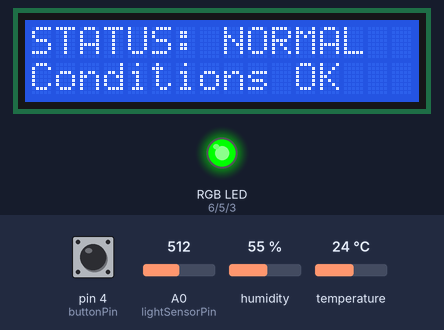
A sketch run on a simulated Arduino Uno, built with avr-gcc and run on an emulated ATmega328P. On the bench: 16×2 character LCD, an RGB LED mixed from three pins (HIGH = lit). The inputs (shaded band) are chosen by the test bench; at power-on: humidity 55 %, pin 4 (buttonPin) HIGH, A0 (lightSensorPin) = 512, temperature 24 °C. What the sketch prints to the serial monitor is not drawn.

Above: at 2.2 s.
2.3 s: humidity set to 69 %
3.8 s: humidity set to 72 %
At 5.7 s:
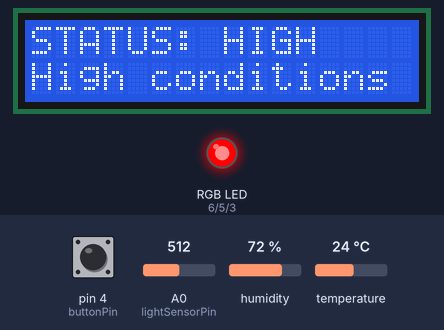
6.2 s: pin 4 (buttonPin) pulled LOW for 1 s
At 6.79 s:
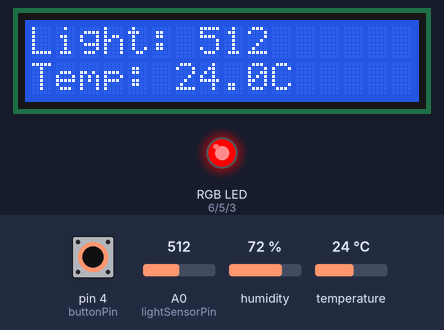
8.9 s: pin 4 (buttonPin) pulled LOW for 0.15 s
10.8 s: A0 (lightSensorPin) set to 308
At 12.0 s:
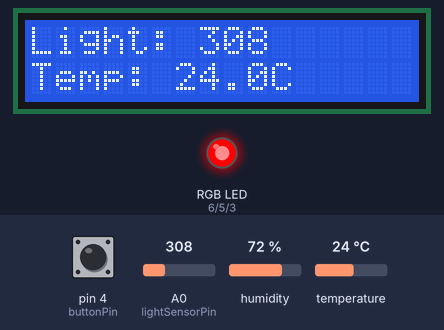
12.3 s: A0 (lightSensorPin) set to 289
At 15.1 s:
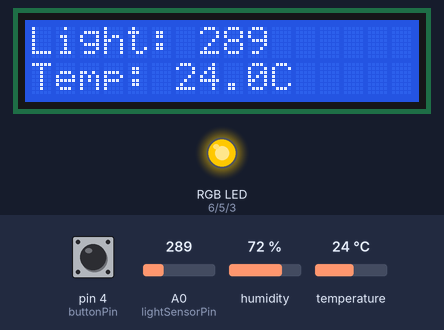
Timing chart, 0 to 16.5 s (numbered marks = the images above; inputs shaded):
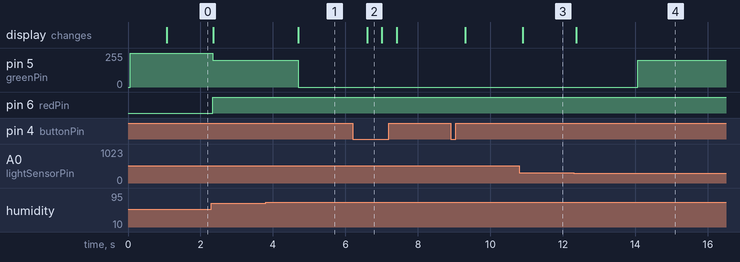

The sketch:

sensory_environment_monitor.ino
```cpp
#include <LiquidCrystal.h>
#include <dht_nonblocking.h>

//Pins
const int lightSensorPin = A0;
const int buttonPin = 4;

const int redPin = 6;
const int greenPin = 5;
const int bluePin = 3;

#define DHT_SENSOR_TYPE DHT_TYPE_11
const int DHT_SENSOR_PIN = 2;

DHT_nonblocking dht_sensor(DHT_SENSOR_PIN, DHT_SENSOR_TYPE);

LiquidCrystal lcd(7, 8, 9, 10, 11, 12);

//Screen
int screen = 0;

//Sensor values
float temperature = 0;
float humidity = 0;
int lightValue = 0;

//Thresholds
//These are prototype thresholds
//Not always correct due to individual preferences

const float TEMP_HIGH = 28;
const float HUMIDITY_HIGH = 70.0;
const int LIGHT_HIGH = 300;

//status
// 0 = NORMAL
// 1 = ELEVATED
// 2 = HIGH

int status = 0;


void setup() {
  pinMode(buttonPin, INPUT_PULLUP);

  pinMode(redPin, OUTPUT);
  pinMode(greenPin, OUTPUT);
  pinMode(bluePin, OUTPUT);

  lcd.begin(16, 2);

  Serial.begin(9600);

  setStatusColor(0);

  lcd.print("Starting...");
  delay(1000);

  lcd.clear();
}


void loop() {
  lightValue = analogRead(lightSensorPin);

  if (dht_sensor.measure(&temperature, &humidity)) {
    // Print sensor values
    Serial.print("Light: ");
    Serial.print(lightValue);

    Serial.print(" | Temperature: ");
    Serial.print(temperature);

    Serial.print(" C | Humidity: ");
    Serial.print(humidity);

    Serial.println(" %");


  //Determine status
    int concerningConditions = 0;

    // Temperature condition
    if (temperature > TEMP_HIGH) {
      concerningConditions++;
    }

    // Humidity condition
    if (humidity > HUMIDITY_HIGH) {
      concerningConditions++;
    }

    // Light condition
    if (lightValue > LIGHT_HIGH) {
      concerningConditions++;
    }


    //Convert conditions to states
    if (concerningConditions == 0) {
      status = 0;
    }
     else if (concerningConditions == 1) {
      status = 1;
    }
    else {
      status = 2;
    }

    // Change RGB LED
    setStatusColor(status);
  }


  //Button
  if (digitalRead(buttonPin) == LOW) {

    screen++;

    if (screen > 2) {
      screen = 0;
    }

    delay(300);
  }


  //LCD Output
  showScreen();

  delay(100);
}


// LCD screen function

void showScreen() {

  lcd.clear();
  // Screen 0 — status

  if (screen == 0) {

    lcd.setCursor(0, 0);
    lcd.print("STATUS:");

    if (status == 0) {
      lcd.print(" NORMAL");
    }

    else if (status == 1) {
      lcd.print(" ELEVATED");
    }

    else {
      lcd.print(" HIGH");
    }


    lcd.setCursor(0, 1);

    if (status == 0) {
      lcd.print("Conditions OK");
    }

    else if (status == 1) {
      lcd.print("Check environment");
    }

    else {
      lcd.print("High conditions");
    }
  }

  // Screen 1 = Light + Temperature
  else if (screen == 1) {

    lcd.setCursor(0, 0);
    lcd.print("Light: ");
    lcd.print(lightValue);

    lcd.setCursor(0, 1);
    lcd.print("Temp: ");
    lcd.print(temperature, 1);
    lcd.print("C");
  }

  // Screen 2 = Humidity
  else if (screen == 2) {

    lcd.setCursor(0, 0);
    lcd.print("Humidity: ");
    lcd.print(humidity, 1);
    lcd.print("%");

    lcd.setCursor(0, 1);
    lcd.print("Press Button");
  }
}

// RGB Led function

void setStatusColor(int status) {
  // Green — normal
  if (status == 0) {

    analogWrite(redPin, 0);
    analogWrite(greenPin, 255);
    analogWrite(bluePin, 0);
  }

  // Yellow — elevated
  else if (status == 1) {

    analogWrite(redPin, 255);
    analogWrite(greenPin, 200);
    analogWrite(bluePin, 0);
  }

  // Red — high
  else {

    analogWrite(redPin, 255);
    analogWrite(greenPin, 0);
    analogWrite(bluePin, 0);
  }
}
```

Measured:
- the behaviour switches between 70 and 71 % on humidity (found by bisection; images 0 and 1)
- the behaviour switches between 301 and 300 on A0 (lightSensorPin) (found by bisection; images 3 and 4)
- after the input at 3.8 s, pin 5 (greenPin): 200/255 → 0/255 after 0.90 s; the display: changes after 0.90 s (image 1)
- after the input at 6.2 s, the display: changes after 0.40 s (image 2)
- after the input at 10.8 s, the display: changes after 0.09 s (image 3)
- after the input at 12.3 s, pin 5 (greenPin): 0/255 → 200/255 after 1.8 s; the display: changes after 0.07 s (image 4)
- what the display in image 2 shows lasts 0.4 s, from 6.6 s to 7.0 s
